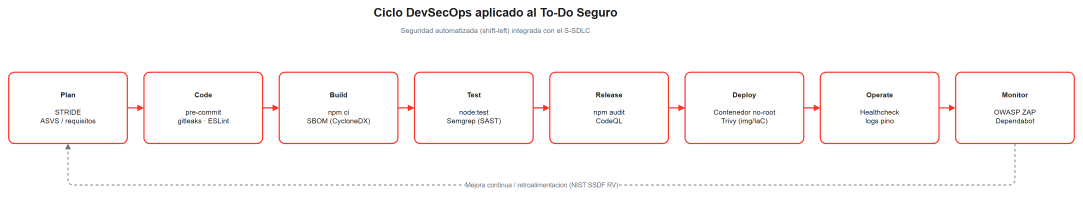
#> input picture docs/diagrams/devsecops-pipeline.png, 3249 x 590 px, given in place of _s-sdlc-flow_raw.png, which was not available (shown at 1/3 size)
$ python _generate.py
#> lines starting #> are read from the running program, lines starting #| are printed output that depends on the picture; pictures that were not available may be replaced by others from this repository, and a replacement may not be noted
#!/usr/bin/env python3
"""Genera los diagramas .drawio (XML editable) y los renderiza a PNG nitido.

Pipeline (segun enunciado): se autoran como mxGraphModel de draw.io, se incrustan
en un visor draw.io cargado por Chrome en modo headless (--screenshot) y el PNG
resultante se recorta al contenido con Pillow.

Uso:  python _generate.py
"""
import html
import json
import os
import subprocess
import sys

HERE = os.path.dirname(os.path.abspath(__file__))
CHROME = r"C:\Program Files\Google\Chrome\Application\chrome.exe"
RED = "#ff3228"
INK = "#1d1d1f"
GREY = "#6b7280"
LIGHT = "#fff5f5"

# --------------------------------------------------------------------------- #
# Helpers para construir mxGraphModel
# --------------------------------------------------------------------------- #
class Graph:
    def __init__(self):
        self.cells = []
        self._id = 1

    def nid(self):
        self._id += 1
        return f"n{self._id}"

    def box(self, value, x, y, w, h, style, cid=None):
        cid = cid or self.nid()
        self.cells.append(
            f'<mxCell id="{cid}" value="{html.escape(value)}" style="{style}" '
            f'vertex="1" parent="1"><mxGeometry x="{x}" y="{y}" width="{w}" '
            f'height="{h}" as="geometry"/></mxCell>'
        )
        return cid

    def edge(self, src, tgt, value="", style="", points=None):
        cid = self.nid()
        geo = '<mxGeometry relative="1" as="geometry"/>'
        if points:
            pts = "".join(f'<mxPoint x="{px}" y="{py}"/>' for px, py in points)
            geo = (f'<mxGeometry relative="1" as="geometry">'
                   f'<Array as="points">{pts}</Array></mxGeometry>')
        self.cells.append(
            f'<mxCell id="{cid}" value="{html.escape(value)}" style="{style}" '
            f'edge="1" parent="1" source="{src}" target="{tgt}">{geo}</mxCell>'
        )
        return cid

    def model(self):
        body = "".join(self.cells)
        return (
            '<mxGraphModel dx="1200" dy="900" grid="0" gridSize="10" guides="1" '
            'tooltips="1" connect="1" arrows="1" fold="1" page="1" pageScale="1" '
            'pageWidth="1600" pageHeight="1100" math="0" shadow="0">'
            f'<root><mxCell id="0"/><mxCell id="1" parent="0"/>{body}</root>'
            '</mxGraphModel>'
        )


def drawio_file(model_xml, name):
    return (
        f'<mxfile host="app.diagrams.net" type="device">'
        f'<diagram name="{name}" id="{name}">{model_xml}</diagram></mxfile>'
    )


# Estilos reutilizables
S_TITLE = f"text;html=1;align=center;fontSize=20;fontStyle=1;fontColor={INK};"
S_SUB = f"text;html=1;align=center;fontSize=12;fontColor={GREY};"
S_PHASE = (f"rounded=1;whiteSpace=wrap;html=1;fillColor=#ffffff;strokeColor={RED};"
           f"strokeWidth=2;fontSize=12;fontColor={INK};align=center;verticalAlign=middle;arcSize=8;")
S_ARROW = (f"edgeStyle=orthogonalEdgeStyle;rounded=1;html=1;strokeColor={RED};"
           f"strokeWidth=2;endArrow=block;endFill=1;fontColor={GREY};fontSize=10;")
S_FEEDBACK = (f"edgeStyle=orthogonalEdgeStyle;rounded=1;html=1;strokeColor={GREY};"
              f"strokeWidth=1.5;dashed=1;endArrow=block;endFill=1;fontColor={GREY};fontSize=11;")
S_NODE = (f"rounded=1;whiteSpace=wrap;html=1;fillColor={LIGHT};strokeColor={RED};"
          f"strokeWidth=1.5;fontSize=11;fontColor={INK};align=left;verticalAlign=top;"
          f"spacing=8;arcSize=8;")
S_ROOT = (f"rounded=1;whiteSpace=wrap;html=1;fillColor={RED};strokeColor={RED};"
          f"fontSize=14;fontStyle=1;fontColor=#ffffff;align=center;arcSize=12;")
S_TREE_EDGE = f"edgeStyle=orthogonalEdgeStyle;rounded=1;html=1;strokeColor={GREY};strokeWidth=1.5;endArrow=none;"


# --------------------------------------------------------------------------- #
# Diagrama 1: Flujo S-SDLC (ciclico)
# --------------------------------------------------------------------------- #
def diagram_sdlc():
    g = Graph()
    g.box("Flujo S-SDLC — To-Do Seguro", 400, 20, 800, 36, S_TITLE)
    g.box("Seguridad integrada en cada fase del ciclo de vida", 400, 56, 800, 24, S_SUB)
    phases = [
        ("1. Requisitos", "Requisitos de seguridad<br/>(OWASP ASVS · SSDF PO.1)"),
        ("2. Diseño", "Threat modeling STRIDE<br/>Arquitectura por capas"),
        ("3. Implementación", "Codificación segura<br/>Gestión de secretos"),
        ("4. Pruebas", "Tests unitarios + seguridad<br/>SCA (npm audit)"),
        ("5. Despliegue", "Contenedor endurecido<br/>Pipeline CI"),
        ("6. Operación", "Monitorización / logs<br/>Dependabot · parches"),
    ]
    ids = []
    x0, y0, w, h, gap = 60, 130, 220, 120, 36
    for i, (name, act) in enumerate(phases):
        x = x0 + i * (w + gap)
        cid = g.box(f"<b>{name}</b><br/><br/>{act}", x, y0, w, h, S_PHASE)
        ids.append((cid, x, y0, w, h))
    for i in range(len(ids) - 1):
        g.edge(ids[i][0], ids[i + 1][0], "", S_ARROW)
    # Flecha de retroalimentacion de Operacion -> Requisitos por debajo
    last = ids[-1]
    first = ids[0]
    yb = y0 + h + 70
    g.edge(last[0], first[0], "Mejora continua / retroalimentación", S_FEEDBACK,
           points=[(last[1] + w / 2, yb), (first[1] + w / 2, yb)])
    return g


# --------------------------------------------------------------------------- #
# Diagrama 2: DFD con STRIDE y limites de confianza
# --------------------------------------------------------------------------- #
def diagram_stride():
    g = Graph()
    g.box("Modelo de amenazas STRIDE — DFD del To-Do", 250, 20, 760, 36, S_TITLE)

    # Limites de confianza (rectangulos punteados, al fondo)
    s_boundary = ("rounded=0;html=1;dashed=1;dashPattern=8 4;fillColor=none;"
                  f"strokeColor={GREY};strokeWidth=1.5;fontColor={GREY};fontSize=11;"
                  "verticalAlign=top;align=left;spacing=6;fontStyle=2;")
    g.box("Límite de confianza: contenedor Docker", 470, 110, 620, 260, s_boundary)

    s_ext = (f"shape=process;whiteSpace=wrap;html=1;fillColor=#ffffff;strokeColor={INK};"
             f"strokeWidth=2;fontSize=12;fontColor={INK};align=center;")
    s_proc = (f"ellipse;whiteSpace=wrap;html=1;fillColor={LIGHT};strokeColor={RED};"
              f"strokeWidth=2;fontSize=12;fontColor={INK};align=center;")
    s_store = (f"shape=cylinder3;whiteSpace=wrap;html=1;fillColor=#ffffff;strokeColor={INK};"
               f"strokeWidth=2;fontSize=12;fontColor={INK};align=center;verticalAlign=middle;")
    s_flow = (f"edgeStyle=orthogonalEdgeStyle;rounded=1;html=1;strokeColor={INK};"
              f"strokeWidth=1.5;endArrow=block;endFill=1;fontColor={GREY};fontSize=10;")

    user = g.box("Usuario<br/>(Navegador)", 150, 200, 170, 90, s_ext)
    app = g.box("Aplicación<br/>Express (Node.js)", 600, 195, 190, 100, s_proc)
    store = g.box("SQLite<br/>todo.db", 940, 200, 130, 95, s_store)

    s_flow_bi = s_flow + "startArrow=block;startFill=1;"
    g.edge(user, app, "HTTPS: login / CRUD", s_flow)
    g.edge(app, user, "Respuesta JSON", s_flow,
           points=[(415, 320), (695, 320)])
    # Flujo bidireccional app <-> store (evita solapamiento de etiquetas).
    g.edge(app, store, "SQL parametrizado / filas", s_flow_bi)

    # Notas STRIDE
    s_note = (f"rounded=1;whiteSpace=wrap;html=1;fillColor={LIGHT};strokeColor={RED};"
              f"strokeWidth=1;fontSize=10;fontColor={INK};align=left;verticalAlign=top;spacing=6;arcSize=10;")
    g.box("<b>S</b>poofing → bcrypt, rate-limit, anti-fixation", 130, 330, 320, 40, s_note)
    g.box("<b>T</b>ampering → CSRF token, cookie firmada, prepared statements", 130, 378, 320, 56, s_note)
    g.box("<b>R</b>epudiation → logging estructurado con reqId", 470, 392, 300, 40, s_note)
    g.box("<b>I</b>nfo. disclosure → redacción de logs, errores sin detalle, anti-IDOR", 790, 330, 300, 56, s_note)
    g.box("<b>D</b>enial of Service → rate-limit + límite de body 16kB", 470, 60, 320, 40, s_note)
    g.box("<b>E</b>levation → deny-by-default, contenedor no-root, CSP", 800, 392, 290, 56, s_note)
    return g


# --------------------------------------------------------------------------- #
# Diagrama 3: Estructura del proyecto
# --------------------------------------------------------------------------- #
def diagram_structure():
    g = Graph()
    g.box("Estructura del repositorio — To-Do Seguro", 350, 20, 700, 36, S_TITLE)
    root = g.box("todo-secure/", 560, 80, 200, 44, S_ROOT)

    nodes = [
        ("src/  — aplicación",
         "config/ · db/ · lib/<br/>middleware/ (auth, csrf,<br/>validate, security, rateLimit)<br/>routes/ · services/ · public/<br/>app.js · server.js"),
        ("tests/  — pruebas",
         "auth.test.js<br/>todos.test.js<br/>security.test.js<br/>helpers.js"),
        ("docs/  — documentación",
         "threat-model.md (STRIDE)<br/>s-sdlc.md · devsecops.md<br/>architecture.md · security-requirements.md<br/>diagrams/ · evidencias/ · evidencias-devsecops/"),
        ("security/  — gobierno seg.",
         "secure-coding-guidelines.md<br/>nist-ssdf-mapping.md · owasp-asvs-mapping.md<br/>.gitleaks.toml · semgrep-todo.yml<br/>sbom.cyclonedx.json"),
        (".github/  — CI/CD DevSecOps",
         "workflows/ci.yml<br/>workflows/security.yml · codeql.yml<br/>dependabot.yml · CODEOWNERS<br/>pull_request_template.md"),
        ("raíz  — contenedor + DevSecOps",
         "Dockerfile · docker-compose.yml<br/>.pre-commit-config.yaml · eslint.config.js<br/>.env.example · package.json<br/>README · SECURITY · CONTRIBUTING · LICENSE"),
    ]
    x0, y0, w, h, gx, gy = 80, 200, 320, 150, 60, 60
    for i, (title, content) in enumerate(nodes):
        col = i % 3
        row = i // 3
        x = x0 + col * (w + gx)
        y = y0 + row * (h + gy)
        cid = g.box(f"<b>{title}</b><br/><br/>{content}", x, y, w, h, S_NODE)
        g.edge(root, cid, "", S_TREE_EDGE)
    return g


# --------------------------------------------------------------------------- #
# Render
# --------------------------------------------------------------------------- #
VIEWER_HTML = """<!DOCTYPE html><html><head><meta charset="utf-8">
<style>html,body{{margin:0;padding:16px;background:#ffffff;}}</style></head>
<body><div class="mxgraph" data-mxgraph="{cfg}"></div>
<script type="text/javascript" src="_viewer.js"></script></body></html>"""


def render(name, graph):
#> called with name = 's-sdlc-flow'
    model_xml = graph.model()
    # 1) Fichero .drawio editable
    with open(os.path.join(HERE, f"{name}.drawio"), "w", encoding="utf-8") as f:
        f.write(drawio_file(model_xml, name))
    # 2) HTML con el visor
    cfg = json.dumps({"highlight": "none", "nav": False, "resize": True,
                      "toolbar": None, "editable": False, "xml": model_xml})
    htmlfile = os.path.join(HERE, f"_{name}.html")
    with open(htmlfile, "w", encoding="utf-8") as f:
        f.write(VIEWER_HTML.format(cfg=html.escape(cfg, quote=True)))
    # 3) Chrome headless screenshot
    out_raw = os.path.join(HERE, f"_{name}_raw.png")
    if os.path.exists(out_raw):
        os.remove(out_raw)
    cmd = [
        CHROME, "--headless=new", "--disable-gpu", "--no-sandbox",
        "--hide-scrollbars", "--force-device-scale-factor=2",
        "--default-background-color=FFFFFFFF",
        "--window-size=1700,1200",
        "--virtual-time-budget=12000",
        f"--screenshot={out_raw}",
        "file:///" + htmlfile.replace("\\", "/"),
    ]
    subprocess.run(cmd, check=True, capture_output=True, timeout=90)
#> (this line was passed over: subprocess is not available in this run)
    # 4) Recorte al contenido con Pillow
    from PIL import Image, ImageChops
    img = Image.open(out_raw).convert("RGB")
#> img is the input picture: PIL image 3249x590 RGB; mean R, G, B 252.1, 248.5, 248.4
    bg = Image.new("RGB", img.size, (255, 255, 255))
#> bg: PIL image 3249x590 RGB; every value is 255
    diff = ImageChops.difference(img, bg)
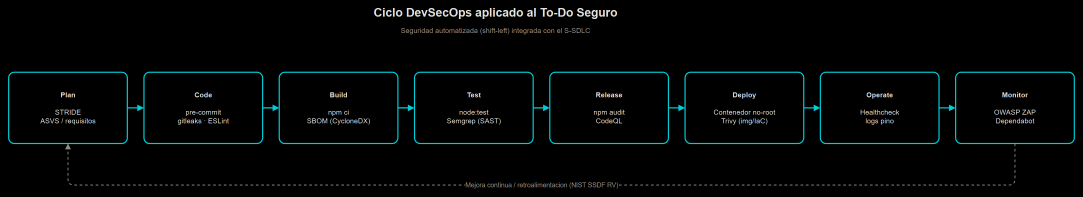
#> diff: PIL image 3249x590 RGB (shown at 1/3 size); mean R, G, B 2.9, 6.5, 6.6
    bbox = diff.getbbox()
#> bbox = (24, 24, 3225, 566)
    if bbox:
        pad = 24
        l, t, r, b = bbox
#> l = 24; t = 24; r = 3225; b = 566
        l = max(0, l - pad); t = max(0, t - pad)
#> after `l = max(0, l - pad)`: l = 0
#> after `t = max(0, t - pad)`: t = 0
        r = min(img.width, r + pad); b = min(img.height, b + pad)
#> after `r = min(img.width, r + pad)`: r = 3249
#> after `b = min(img.height, b + pad)`: b = 590
        img = img.crop((l, t, r, b))
    img.save(os.path.join(HERE, f"{name}.png"))
    os.remove(out_raw)
    os.remove(htmlfile)
    print(f"OK {name}.png  {img.size[0]}x{img.size[1]}")
#| OK s-sdlc-flow.png  3249x590


def ensure_viewer():
    """Descarga el visor draw.io (offline) si no esta presente."""
    path = os.path.join(HERE, "_viewer.js")
    if not os.path.exists(path):
        import urllib.request
        url = "https://viewer.diagrams.net/js/viewer-static.min.js"
        print(f"Descargando visor draw.io desde {url} ...")
        urllib.request.urlretrieve(url, path)
    return path


if __name__ == "__main__":
    ensure_viewer()
    render("s-sdlc-flow", diagram_sdlc())
    render("stride-dfd", diagram_stride())
#> call 2 of render, with name = 'stride-dfd'
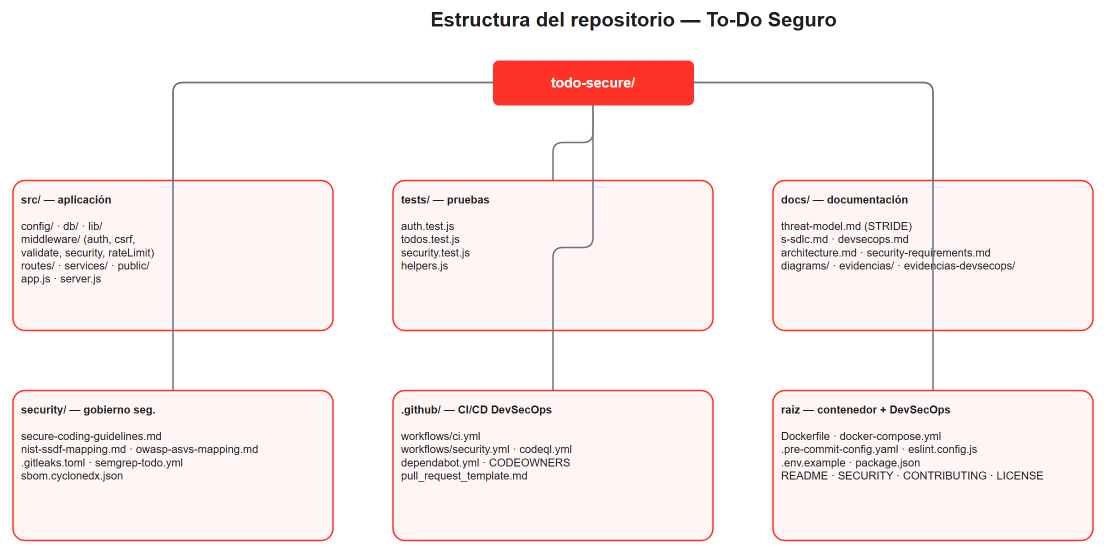
#> input picture docs/diagrams/project-structure.png, 2212 x 1107 px, given in place of _stride-dfd_raw.png, which was not available (shown at 1/2 size)
#> in render, img is the input picture: PIL image 2212x1107 RGB; mean R, G, B 250, 239.9, 239.7
#> in render (call 2), `bg = Image.new("RGB", img.size, (255, 255, 255))`: bg: PIL image 2212x1107 RGB; every value is 255
#> in render (call 2), `diff = ImageChops.difference(img, bg)`:
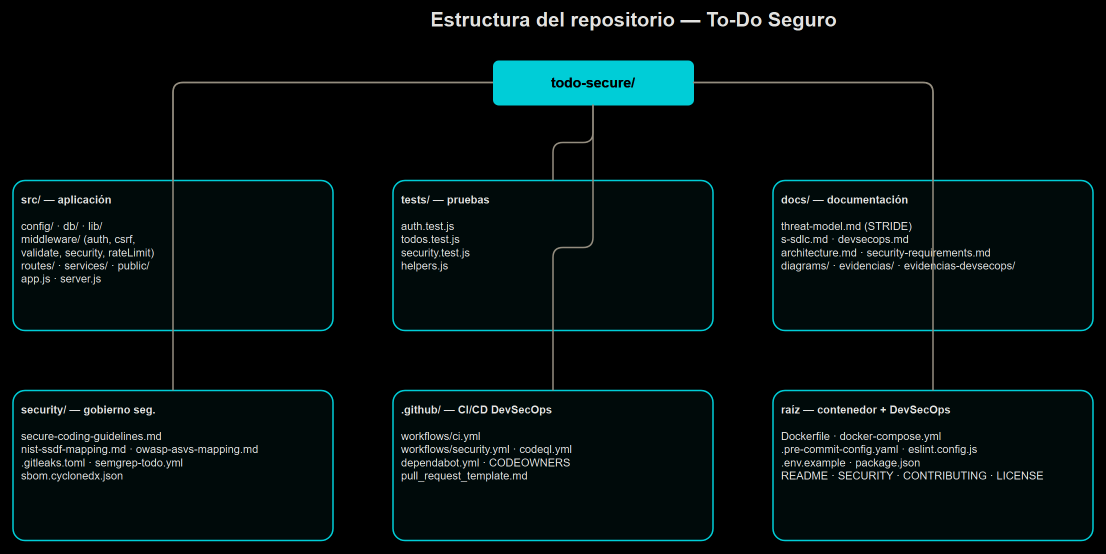
#> diff: PIL image 2212x1107 RGB (shown at 1/2 size); mean R, G, B 5, 15.1, 15.3
#> in render (call 2), `bbox = diff.getbbox()`: bbox = (24, 24, 2188, 1083)
#> in render (call 2), `l, t, r, b = bbox`: l = 24; r = 2188; b = 1083
#> in render (call 2), `l = max(0, l - pad)`: l = 0
#> in render (call 2), `r = min(img.width, r + pad)`: r = 2212
#> in render (call 2), `b = min(img.height, b + pad)`: b = 1107
#| OK stride-dfd.png  2212x1107
    render("project-structure", diagram_structure())
#| OK project-structure.png  2212x1107
    print("Diagramas generados.")
